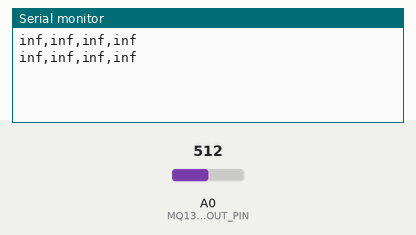
The sketch below on a simulated Arduino Uno, built with avr-gcc and run on an emulated ATmega328P. On the bench: the last lines printed to the serial monitor. Inputs (shaded band) come from the test bench; at power-on: A0 (MQ135_AOUT_PIN) = 512. No radio packets arrive unless stated.

Above: at 2.8 s.
2.9 s: A0 (MQ135_AOUT_PIN) set to 359
At 4.5 s:
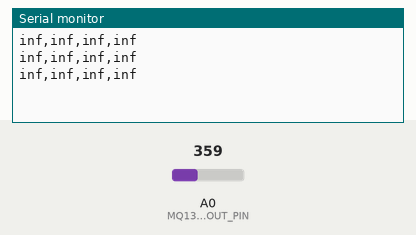
5.6 s: A0 (MQ135_AOUT_PIN) set to 332
At 7.3 s:
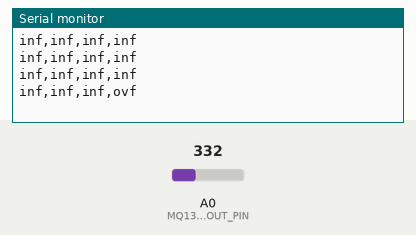
9.5 s: A0 (MQ135_AOUT_PIN) set to 283
At 10.6 s:
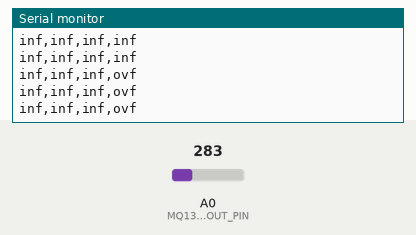
12.2 s: A0 (MQ135_AOUT_PIN) set to 249
At 15.1 s:
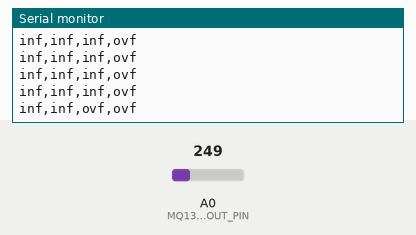
17.5 s: A0 (MQ135_AOUT_PIN) set to 122
At 18.4 s:
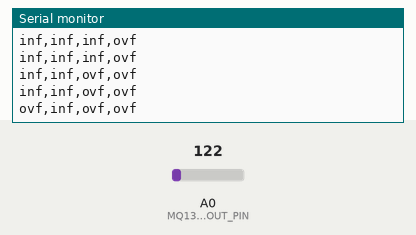
21.5 s: A0 (MQ135_AOUT_PIN) set to 96
At 22.9 s:
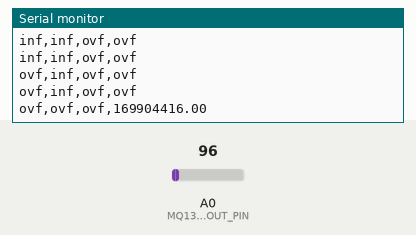

Measured:
- the behaviour switches between 344 and 343 on A0 (MQ135_AOUT_PIN) (found by bisection; images 1 and 2)
- the behaviour switches between 266 and 265 on A0 (MQ135_AOUT_PIN) (found by bisection; images 3 and 4)
- the behaviour switches between 108 and 107 on A0 (MQ135_AOUT_PIN) (found by bisection; images 5 and 6)
- after the input at 5.6 s, the serial monitor: prints a new line after 0.42 s (image 2)
- after the input at 12.2 s, the serial monitor: prints a new line after 1.8 s (image 4)
- after the input at 17.5 s, the serial monitor: prints a new line after 0.54 s (image 5)
- after the input at 21.5 s, the serial monitor: prints a new line after 0.54 s (image 6)

The sketch:

segrigated_transmitter2.ino
```cpp
#include <SPI.h>
#include <Wire.h>
#include <nRF24L01.h>
#include <RF24.h>
const int MQ135_AOUT_PIN = A0;  // Analog output pin
const float ZERO_POINT_VOLTAGE = 1.4;    // Replace with your calibrated zero point voltage
const float VOLTAGE_DIVIDER_RATIO = 10.0;
RF24 radio(10, 9);
const uint64_t pipe2 = 0xF0F0F0F066;
struct sensor
{
  float w;
  float x;
  float y;
  float z;
  byte Num;
};
sensor trans2;
void setup()
{
  Serial.begin(9600);
  radio.begin();
  radio.openWritingPipe(pipe2);
  radio.setPALevel(RF24_PA_LOW);
  radio.setDataRate(RF24_250KBPS);
  radio.stopListening();
  //------------------------------
  trans2.Num = 2;
}
void loop()
{
  int sensorValue = analogRead(MQ135_AOUT_PIN);
  float voltage = sensorValue * (5.0 / 1023.0);
  // Print the analog value to Serial monitor
  // Serial.print("Analog Value: ");
  // Serial.println(sensorValue);
  // Serial.print("Voltage Value: ");
  // Serial.println(voltage);
  voltage = voltage * VOLTAGE_DIVIDER_RATIO;
  // Calculate the gas concentrations using logarithmic approximations
  float coConcentration = pow(10, ((voltage - ZERO_POINT_VOLTAGE) / 0.2));
  float airQuality = pow(10, ((voltage - ZERO_POINT_VOLTAGE) / 0.1));
  float co2Concentration = pow(10, ((voltage - ZERO_POINT_VOLTAGE) / 0.3));
  float nh4Concentration = pow(10, ((voltage - ZERO_POINT_VOLTAGE) / 0.4));
  // Print the gas concentrations to Serial monitor
  // Serial.print("CO Concentration: ");
  Serial.print(coConcentration);
  Serial.print(",");
  // Serial.print("Air Quality: ");
  Serial.print(airQuality);
  Serial.print(",");
  // Serial.print("CO2 Concentration: ");
  Serial.print(co2Concentration);
  Serial.print(",");
  // Serial.print("NH4 Concentration: ");
  Serial.print(nh4Concentration);
  Serial.println("");

  delay(2000);
  trans2.w = coConcentration;
  trans2.x= airQuality;
  trans2.y = co2Concentration;
  trans2.z = nh4Concentration;
  radio.write(&trans2, sizeof(trans2));

}
```
